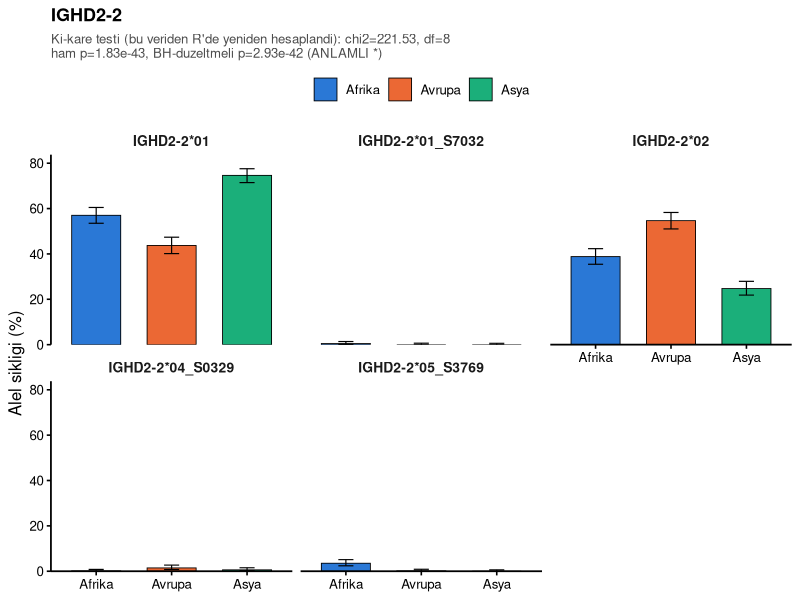
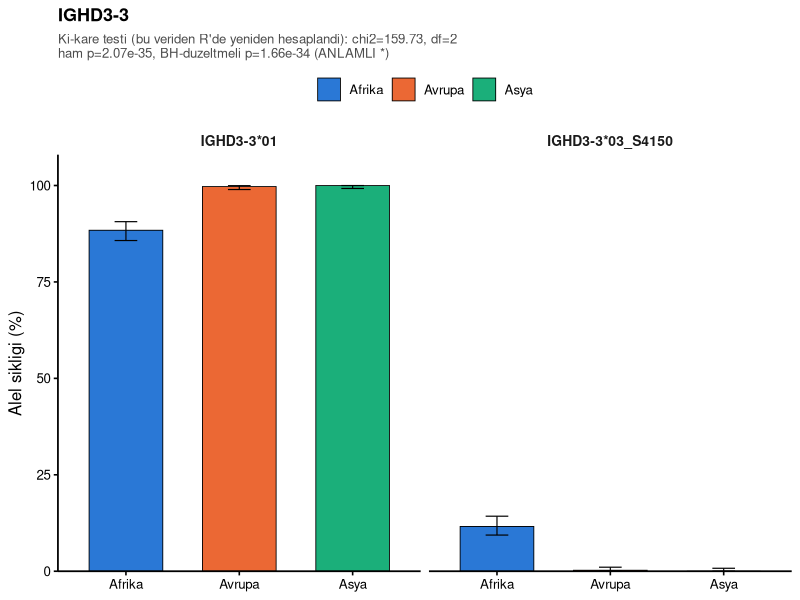
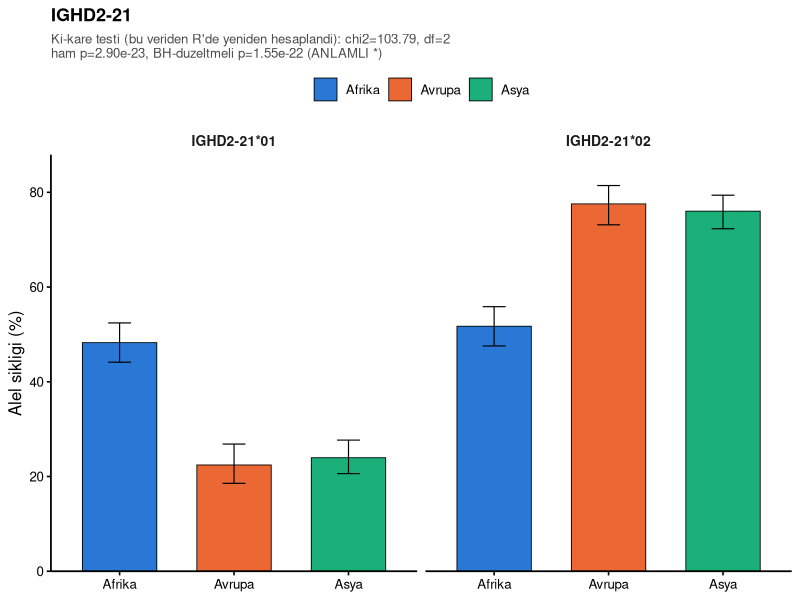
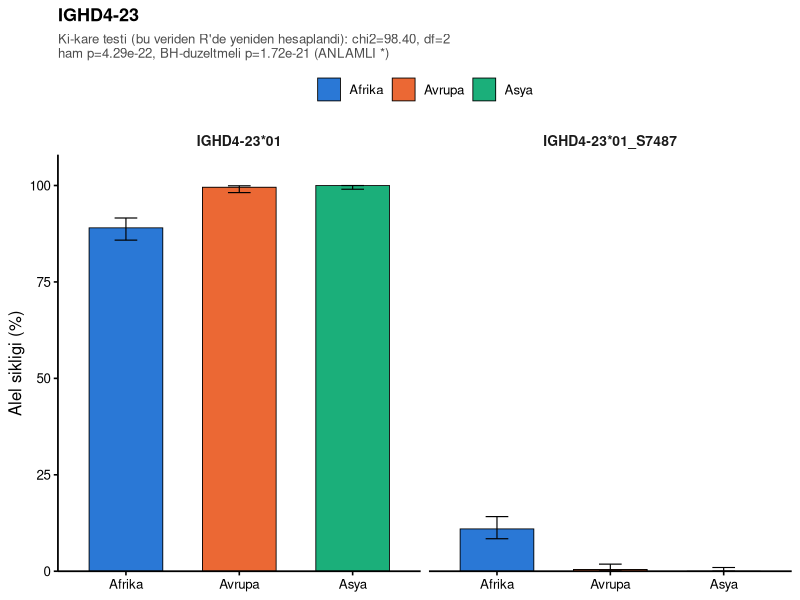
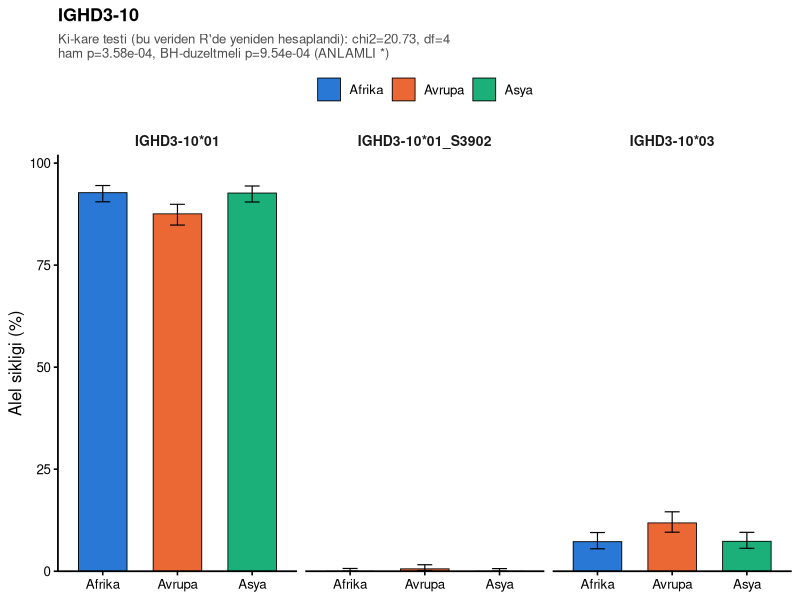
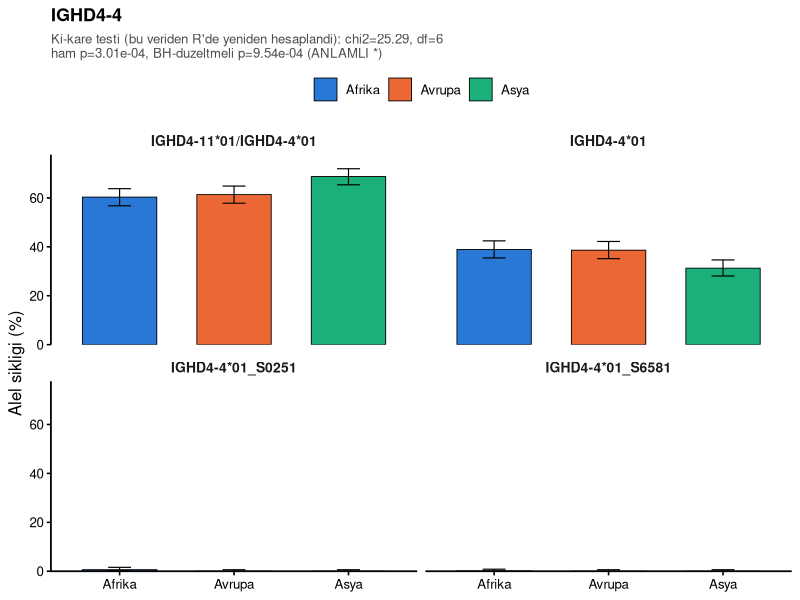
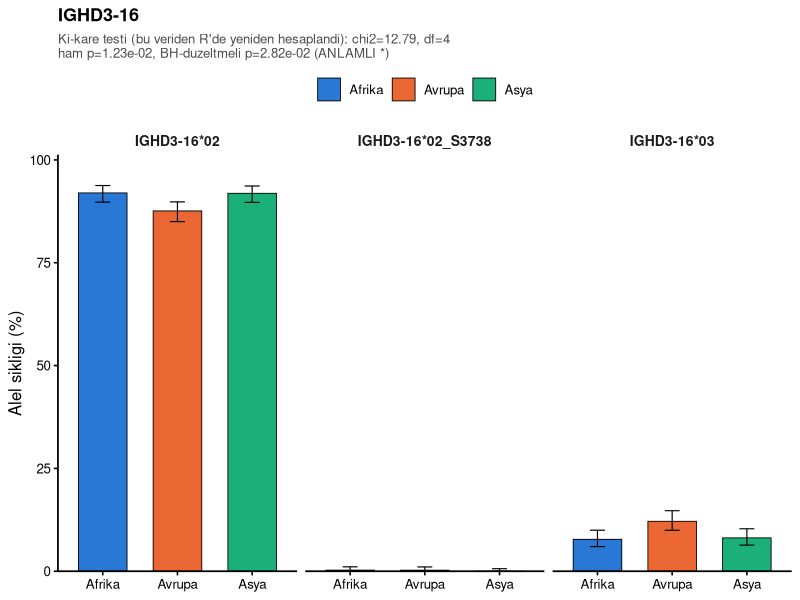

Generate these figures, in order, with R:
# =============================================================================
# D-REGION allele frequency by geography - publication-style bar charts
#
# DATA SOURCE (read this before using these numbers anywhere): these raw
# haplotype counts are NOT copied from a published journal article. They are
# our own analysis output, computed directly from KIARVA's real, public
# 1000 Genomes IGHD genotype file (ScilifelabDataCentre/kiarva-backend,
# CC BY-NC 4.0), using real ~410-person-per-superpopulation cohorts
# (Africa=AFR, Europe=EUR, Asia=EAS+SAS), counted per real observed
# haplotype. The same underlying counts were already cross-checked in two
# other formats in this project: an Excel workbook with the full
# observed/expected/chi-square-contribution tables, and a GraphPad Prism
# (.pzfx) contingency table per gene. All three must show identical numbers.
#
# ALL 16 real D genes that have 2+ observed alleles are included below (not
# just the ones that turn out significant) because the Benjamini-Hochberg
# correction must be computed across the SAME family of tests as the
# original analysis - correcting across only a pre-selected subset of
# "already significant" genes would silently understate the adjusted
# p-values. This script derives chi-square + BH from these raw counts in R
# itself, then plots only the genes that come out significant - nothing
# about "which genes are significant" is hardcoded.
# =============================================================================

library(ggplot2)

# ---- 1) raw observed haplotype counts, ALL 16 multi-allele D genes ---------
GENE_VEC <- c("IGHD2-2", "IGHD2-2", "IGHD2-2", "IGHD2-2", "IGHD2-2", "IGHD2-21", "IGHD2-21",
  "IGHD2-8", "IGHD2-8", "IGHD3-10", "IGHD3-10", "IGHD3-10", "IGHD3-16", "IGHD3-16", "IGHD3-16",
  "IGHD3-3", "IGHD3-3", "IGHD4-17", "IGHD4-17", "IGHD4-23", "IGHD4-23", "IGHD4-4", "IGHD4-4",
  "IGHD4-4", "IGHD4-4", "IGHD5-18", "IGHD5-18", "IGHD5-18/5-5", "IGHD5-18/5-5", "IGHD5-18/5-5",
  "IGHD5-5", "IGHD5-5", "IGHD6-13", "IGHD6-13", "IGHD6-13", "IGHD6-19", "IGHD6-19", "IGHD6-25",
  "IGHD6-25", "IGHD6-6", "IGHD6-6")

ALLELE_VEC <- c("IGHD2-2*01", "IGHD2-2*01_S7032", "IGHD2-2*02", "IGHD2-2*04_S0329",
  "IGHD2-2*05_S3769", "IGHD2-21*01", "IGHD2-21*02", "IGHD2-8*01", "IGHD2-8*02", "IGHD3-10*01",
  "IGHD3-10*01_S3902", "IGHD3-10*03", "IGHD3-16*02", "IGHD3-16*02_S3738", "IGHD3-16*03",
  "IGHD3-3*01", "IGHD3-3*03_S4150", "IGHD4-17*01", "IGHD4-17*01/IGHD4-4*01_S0251", "IGHD4-23*01",
  "IGHD4-23*01_S7487", "IGHD4-11*01/IGHD4-4*01", "IGHD4-4*01", "IGHD4-4*01_S0251",
  "IGHD4-4*01_S6581", "IGHD5-18*01", "IGHD5-18*02", "IGHD5-18*01/IGHD5-5*01", "IGHD5-18*02",
  "IGHD5-5*01_S6943", "IGHD5-5*01", "IGHD5-5*01_S6943", "IGHD6-13*01", "IGHD6-13*01_S0744",
  "IGHD6-13*01_S5237", "IGHD6-19*01", "IGHD6-19*01_S2183", "IGHD6-25*01", "IGHD6-25*01_S2758",
  "IGHD6-6*01", "IGHD6-6*01_S1911")

AFRICA_VEC <- c(454, 4, 309, 1, 28, 279, 299, 531, 79, 653, 0, 51, 688, 2, 58, 617, 81, 339, 351,
  438, 54, 467, 301, 5, 1, 533, 43, 704, 28, 2, 584, 2, 769, 2, 1, 757, 1, 546, 0, 753, 1)

EUROPE_VEC <- c(327, 0, 409, 11, 1, 92, 318, 482, 80, 599, 4, 81, 671, 2, 93, 762, 2, 336, 346,
  434, 2, 469, 295, 0, 0, 547, 57, 720, 34, 0, 662, 0, 765, 1, 0, 752, 0, 529, 1, 786, 0)

ASIA_VEC <- c(603, 0, 200, 5, 0, 140, 444, 448, 82, 682, 0, 54, 713, 0, 63, 624, 0, 352, 362,
  492, 0, 543, 247, 0, 0, 509, 47, 677, 27, 0, 504, 0, 789, 1, 2, 771, 1, 586, 0, 640, 0)

wide <- data.frame(gene = GENE_VEC, allele = ALLELE_VEC,
                    Africa = AFRICA_VEC, Europe = EUROPE_VEC, Asia = ASIA_VEC,
                    stringsAsFactors = FALSE)
gene_order <- unique(wide$gene)

# long format: one row per gene x allele x region
raw <- do.call(rbind, lapply(c("Africa", "Europe", "Asia"), function(reg) {
  data.frame(gene = wide$gene, allele = wide$allele, region = reg, count = wide[[reg]],
             stringsAsFactors = FALSE)
}))
raw$gene   <- factor(raw$gene, levels = gene_order)
raw$region <- factor(raw$region, levels = c("Africa", "Europe", "Asia"))
region_tr  <- c(Africa = "Afrika", Europe = "Avrupa", Asia = "Asya")
raw$region_label <- factor(region_tr[as.character(raw$region)], levels = region_tr)

# ---- 2) percentages + 95% Wilson confidence intervals (base R, no extra pkg) ----
totals <- aggregate(count ~ gene + region, data = raw, sum)
names(totals)[3] <- "total"
raw <- merge(raw, totals, by = c("gene", "region"))
raw$pct <- 100 * raw$count / raw$total

ci <- t(mapply(function(x, n) {
  if (n == 0) return(c(NA_real_, NA_real_))
  100 * prop.test(x, n, correct = TRUE)$conf.int
}, raw$count, raw$total))
raw$ci_low  <- ci[, 1]
raw$ci_high <- ci[, 2]

# ---- 3) chi-square test of independence, per gene, across ALL 16 tested
#         genes, then ONE Benjamini-Hochberg correction across all of them
#         (the correct family of tests - not just the ones that end up
#         significant) ---------------------------------------------------
chi_results <- do.call(rbind, lapply(split(wide, wide$gene), function(sub) {
  tab <- as.matrix(sub[, c("Africa", "Europe", "Asia")])
  rownames(tab) <- sub$allele
  test <- suppressWarnings(chisq.test(tab))
  data.frame(gene = unique(sub$gene), n_allele = nrow(sub),
             chi2 = unname(test$statistic), df = unname(test$parameter),
             p_raw = test$p.value, stringsAsFactors = FALSE)
}))
chi_results$p_BH <- p.adjust(chi_results$p_raw, method = "BH")
chi_results <- chi_results[order(chi_results$p_BH), ]
cat("\n==== Ki-kare testi, TUM 16 test edilen gen (BH duzeltmesi bu tam kumeye gore) ====\n")
print(chi_results, row.names = FALSE)

sig_genes <- chi_results$gene[chi_results$p_BH < 0.05]
cat(sprintf("\n%d / %d gen istatistiksel olarak anlamli (BH p<0.05): %s\n",
            length(sig_genes), nrow(chi_results), paste(sig_genes, collapse = ", ")))

# ---- 4) GraphPad Prism-style theme ------------------------------------------
theme_prism <- theme_bw(base_size = 12) +
  theme(
    panel.grid       = element_blank(),
    panel.border     = element_blank(),
    axis.line        = element_line(color = "black", linewidth = 0.6),
    axis.ticks       = element_line(color = "black"),
    axis.text        = element_text(color = "black"),
    strip.background = element_blank(),
    strip.text       = element_text(face = "bold", size = 10),
    legend.position  = "top",
    legend.title     = element_blank(),
    plot.title       = element_text(face = "bold", size = 13),
    plot.subtitle    = element_text(size = 9.5, color = "grey30"),
    text             = element_text(family = "sans")
  )

region_colors <- c(Afrika = "#2A78D6", Avrupa = "#EB6834", Asya = "#1BAF7A")

# ---- 5) one figure per SIGNIFICANT gene, one facet panel per allele (never
#         combined into a single set of bars - each allele keeps its own
#         separate panel) ----------------------------------------------------
for (g in sig_genes) {
  sub  <- subset(raw, gene == g)
  stat <- subset(chi_results, gene == g)
  subtitle <- sprintf("Ki-kare testi (bu veriden R'de yeniden hesaplandi): chi2=%.2f, df=%d\nham p=%.2e, BH-duzeltmeli p=%.2e (ANLAMLI *)",
                       stat$chi2, stat$df, stat$p_raw, stat$p_BH)

  p <- ggplot(sub, aes(x = region_label, y = pct, fill = region_label)) +
    geom_col(width = 0.65, color = "black", linewidth = 0.3) +
    geom_errorbar(aes(ymin = ci_low, ymax = ci_high), width = 0.2, linewidth = 0.4, color = "black") +
    facet_wrap(~ allele) +
    scale_fill_manual(values = region_colors) +
    scale_y_continuous(limits = c(0, NA), expand = expansion(mult = c(0, 0.08))) +
    labs(title = as.character(g), subtitle = subtitle, x = NULL, y = "Alel sikligi (%)") +
    theme_prism

  print(p)
}
